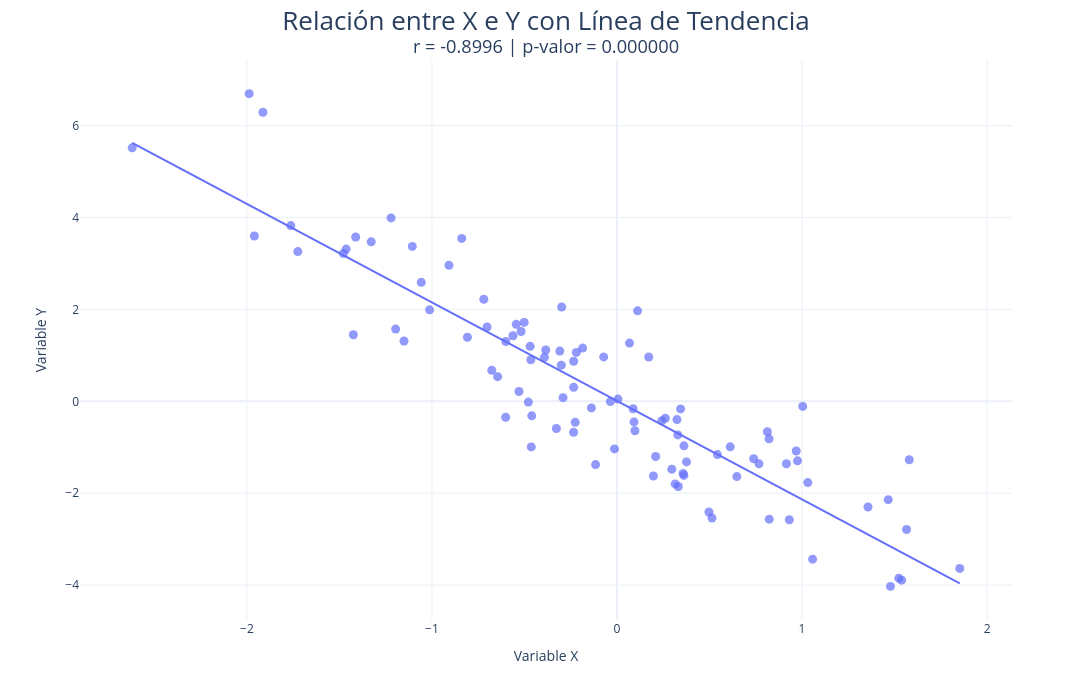

Notebook code cell kept with this figure:
### Code cell
# ===================== #
# Gráfico de Dispersión #
# ===================== #
 
# CORRELACIÓN PEARSON
corr,p_valor = pearsonr(x,y)

print(f"Correlación Pearson: {corr:.4f}")
print(f"p-valor: {p_valor:.6f}")

# SCATTER + LÍNEA DE TENDENCIA
fig = px.scatter(
    x=x,
    y=y,
    trendline='ols',
    opacity=0.70
)

fig.update_traces(
    marker=dict(size=9),
    hovertemplate=
    '<b>X</b>: %{x}<br>' +
    '<b>Y</b>: %{y}<extra></extra>'
)

# LAYOUT
fig.update_layout(
    template='plotly_white',
    title={
        'text':
        'Relación entre X e Y con Línea de Tendencia'
        f'<br><sup>r = {corr:.4f} | p-valor = {p_valor:.6f}</sup>',
        'x':0.5,
        'font':{'size':26}
    },
    xaxis_title='Variable X',
    yaxis_title='Variable Y',
    width=1100,
    height=700
)

fig.show()
